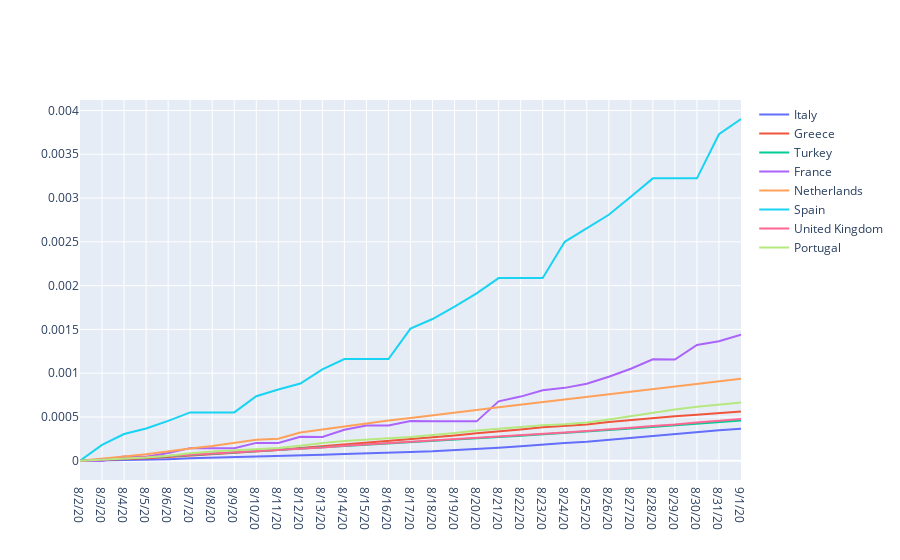

Here is the notebook cell this chart was saved with:
### Code cell
draw(flip(normalize_by_population(difference(confirmed_selection))))
